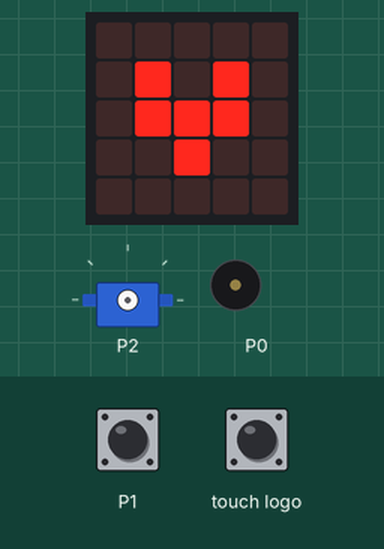
The program below on a simulated BBC micro:bit (MakeCode). On the bench: the board's 5×5 LED display, servo, buzzer (waves = sounding). Inputs (shaded band) come from the test bench. Random numbers come from a fixed seed.

Above: at 0.1 s.
2.3 s: touch pin P1 pressed for 0.15 s
At 2.73 s:
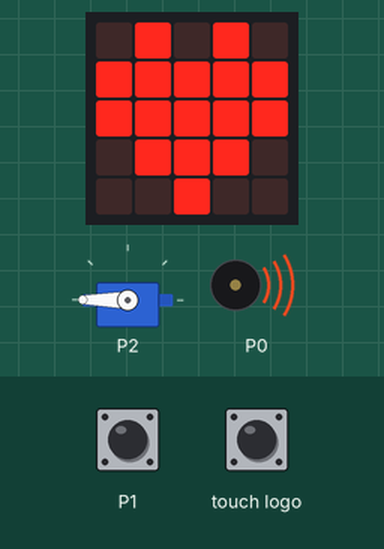
3.0 s: touch pin P1 pressed for 0.15 s
6.1 s: touch logo pressed for 0.15 s
At 6.6 s:
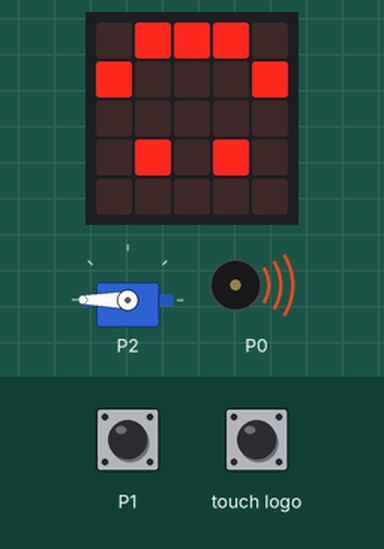
6.8 s: touch pin P1 pressed for 0.15 s
At 8.05 s:
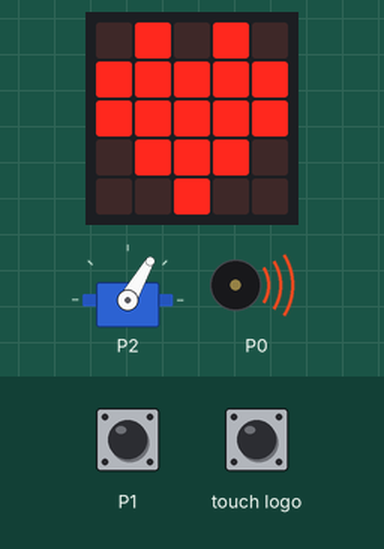
9.8 s: touch logo pressed for 0.15 s
At 13.5 s:
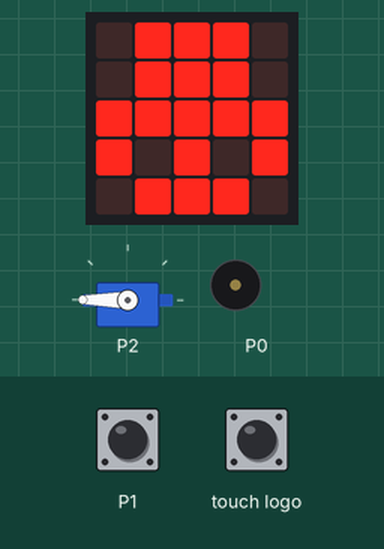
Timing chart, 0 to 14.5 s (numbered marks = the images above; inputs shaded):
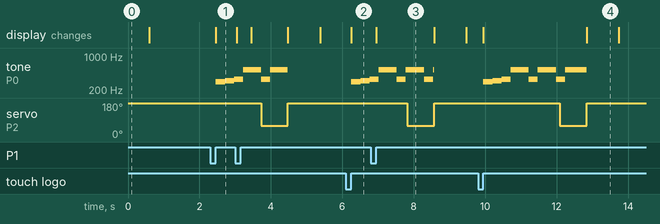

Measured:
- after the input at 2.3 s, tone on P0: silent → 294 Hz after 0.16 s, → 311 Hz 0.26 s later, → 330 Hz 0.26 s later; the display: changes after 0.15 s (image 1)
- after the input at 6.1 s, tone on P0: silent → 294 Hz after 0.16 s, → 311 Hz 0.26 s later, → 330 Hz 0.26 s later; the display: changes after 0.16 s (image 2)
- after the input at 9.8 s, tone on P0: plays 294 Hz for 0.26 s, 311 Hz for 0.26 s, 330 Hz for 0.26 s, 523 Hz for 0.51 s, 330 Hz for 0.26 s, 523 Hz for 0.51 s … (8 notes in this stretch), starting after 0.15 s; servo on P2: 180° → 60° after 2.3 s, → 180° 0.75 s later; the display: first changes after 0.15 s (image 4 shows a later state)
- what the display in image 3 shows lasts 1.6 s, from 7.0 s to 8.6 s
- what the display in image 4 shows lasts 0.9 s, from 12.8 s to 13.7 s

The program:

main.ts
```typescript
function musica () {

}
function mano () {
    pins.servoWritePin(AnalogPin.P2, 60)
    basic.pause(750)
    pins.servoWritePin(AnalogPin.P2, 180)
}
input.onPinPressed(TouchPin.P1, function () {
    premuto = 1
    basic.showIcon(IconNames.Heart)
})
input.onLogoEvent(TouchButtonEvent.Pressed, function () {
    premuto = 1
})
let premuto = 0
music.setTempo(60)
premuto = 0
basic.showIcon(IconNames.SmallHeart)
pins.touchSetMode(TouchTarget.P1, TouchTargetMode.Capacitive)
pins.servoWritePin(AnalogPin.P2, 180)
basic.showLeds(`
    . . . . .
    . . . . .
    . . . . .
    . . . . .
    . . . . .
    `)
basic.forever(function () {
    if (premuto == 1) {
        music.startMelody(music.builtInMelody(Melodies.Entertainer), MelodyOptions.Forever)
        basic.showLeds(`
            . # # # .
            # . . . #
            . . . . .
            . # . # .
            . . . . .
            `)
        basic.pause(randint(0, 2000))
        mano()
        music.stopAllSounds()
        basic.showLeds(`
            . # # # .
            . # # # .
            # # # # #
            # . # . #
            . # # # .
            `)
        basic.pause(500)
        basic.clearScreen()
        premuto = 0
    }
})
```

test.ts
```typescript
// i test vanno qui; questi non saranno compilati quando questo pacchetto viene usato come estensione.
```
